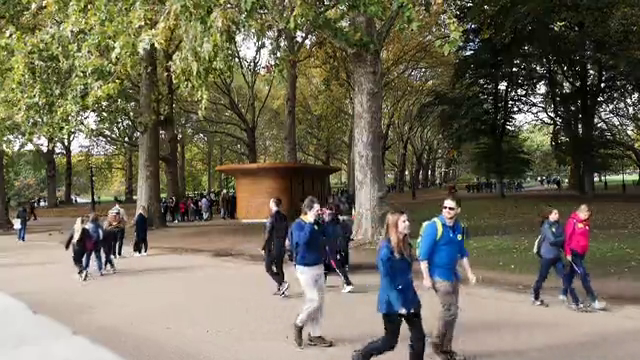
#> input picture frame 22 of video.mp4, 640 x 360 px
$ python 'Pedestrians Tracking.py'
#> lines starting #> are read from the running program, lines starting #| are printed output that depends on the picture; after the words box and inside, x2 and y2 are one past the last pixel; in counts of white or black regions, pixels touching at a corner belong together
import cv2
import imutils

# Initializing the HOG person
# detector
hog = cv2.HOGDescriptor()
hog.setSVMDetector(cv2.HOGDescriptor_getDefaultPeopleDetector())

cap = cv2.VideoCapture('video.mp4')

while cap.isOpened():
	# Reading the video stream
	ret, image = cap.read()
#> image is the input picture: shape (360, 640, 3); mean B, G, R 89.1, 107.5, 113.6
	if ret:
		image = imutils.resize(image,width=min(500, image.shape[1]))
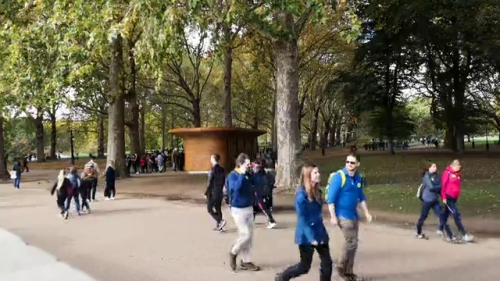
#> image: shape (281, 500, 3); mean B, G, R 89.1, 107.5, 113.6

		# Detecting all the regions
		# in the Image that has a
		# pedestrians inside it
		(regions, _) = hog.detectMultiScale(image,winStride=(8, 8),
                                            padding=(8, 8),
                                            scale=1.05)
#> regions = [[29, 69, 88, 176], [209, 140, 70, 139], [364, 26, 127, 253]]


		# Drawing the regions in the
		# Image
		for (x, y, w, h) in regions:
			cv2.rectangle(image, (x, y),
						(x + w, y + h),
						(0, 0, 255), 2)
#> this loop made 3 passes
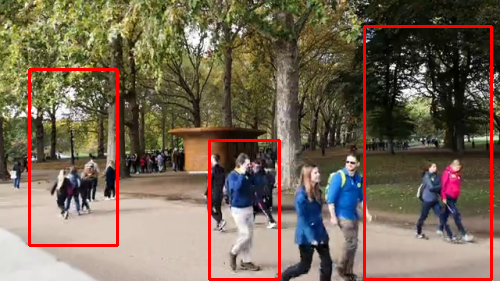
#> image: shape (281, 500, 3); 3.63% of pixels changed, all inside (x1, y1, x2, y2) = (28, 25, 493, 281)

		# Showing the output Image
		cv2.imshow("Image", image)
		if cv2.waitKey(25) & 0xFF == ord('q'):
#> (key q is pressed here)
			break
	else:
		break

cap.release()
cv2.destroyAllWindows()

$ run again, starting later in the video
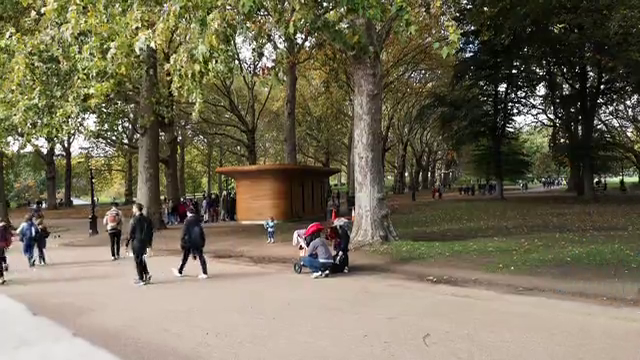
#> input picture frame 103 of video.mp4, 640 x 360 px
#> image is the input picture: shape (360, 640, 3); mean B, G, R 87.6, 109.1, 116.8
#> `image = imutils.resize(image,width=min(500, image.shape[1]))`:
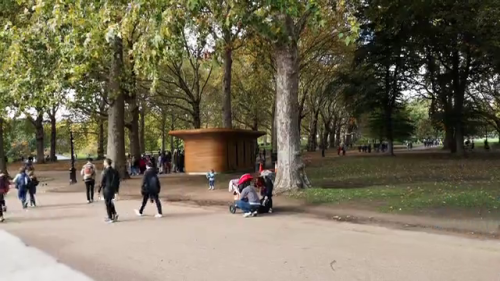
#> image: shape (281, 500, 3); mean B, G, R 87.6, 109.1, 116.8
#> regions = [[114, 92, 76, 152], [192, 0, 128, 254]]
#> the loop `for (x, y, w, h) in regions:` made 2 passes
#> after the loop `for (x, y, w, h) in regions:`:
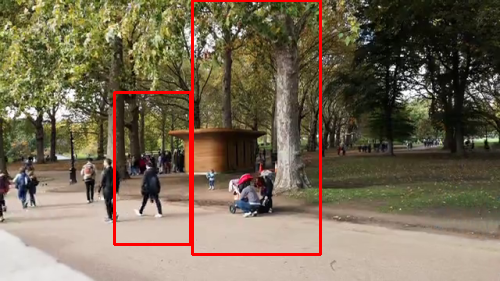
#> image: shape (281, 500, 3); 2.4% of pixels changed, all inside (x1, y1, x2, y2) = (113, 0, 322, 256)

$ run again, starting later in the video
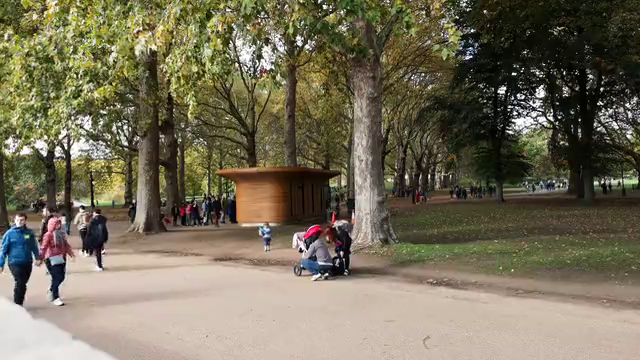
#> input picture frame 183 of video.mp4, 640 x 360 px
#> image is the input picture: shape (360, 640, 3); mean B, G, R 89, 110.4, 117.9
#> `image = imutils.resize(image,width=min(500, image.shape[1]))`:
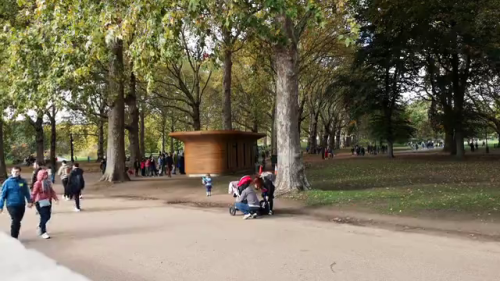
#> image: shape (281, 500, 3); mean B, G, R 89, 110.4, 117.9
#> regions = [[81, 57, 73, 145], [196, 0, 131, 256]]
#> the loop `for (x, y, w, h) in regions:` made 2 passes
#> after the loop `for (x, y, w, h) in regions:`:
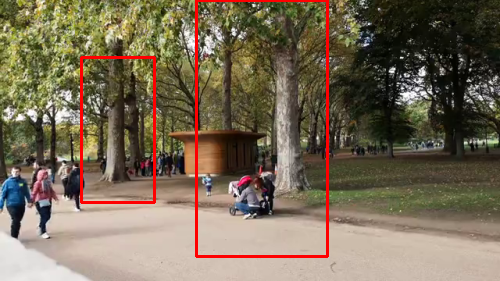
#> image: shape (281, 500, 3); 2.48% of pixels changed, all inside (x1, y1, x2, y2) = (80, 0, 329, 258)
